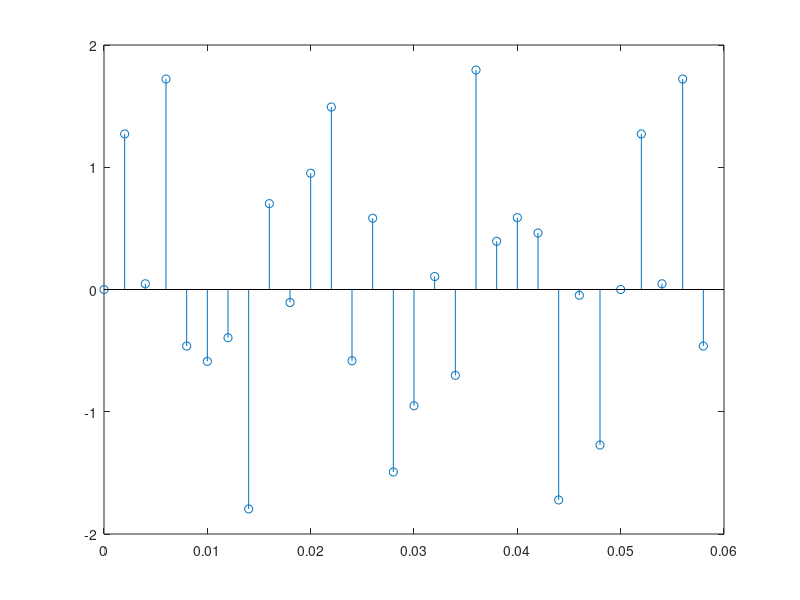

MATLAB code for this plot: (Note: this script raises an error after producing the figure.)
n= [0:32];
x= sin(2*pi*(n/500));

t = [0:29]/500;
y = sin(2*pi*60*t) + sin(2*pi*200*t);
stem(t, y)
hold on
t2 = [0:290]/500;
y = sin(2*pi*60*t) + sin(2*pi*200*t);
figure();
plot(t2, y2)

t = [0:29];
y = sin(2*pi*60*t) + sin(2*pi*200*t);
stem(t, y)
hold on
t2 = [0:290]/500;
y = sin(2*pi*60*t) + sin(2*pi*200*t);
figure();
plot(t2, y2)